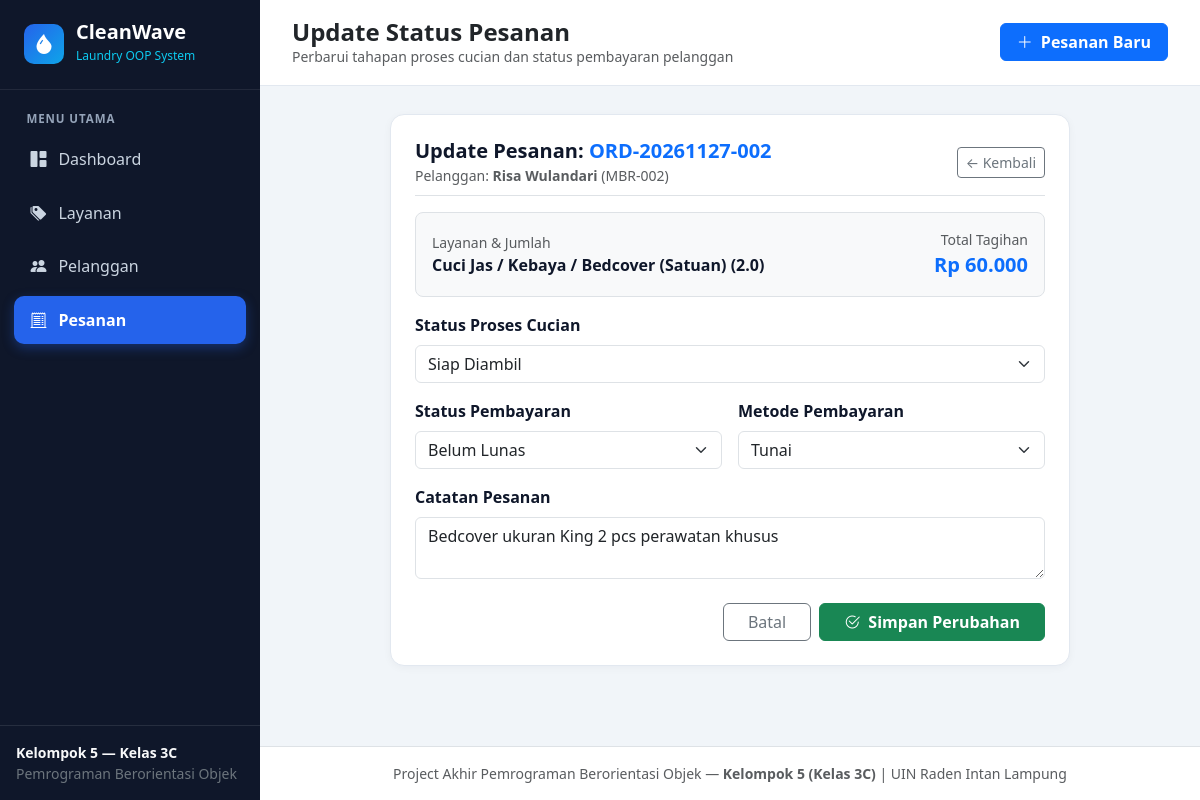
/index.php?page=edit&id=2, run on the app's committed database.
### tables this page shows
CREATE TABLE IF NOT EXISTS orders (
    id INT AUTO_INCREMENT PRIMARY KEY,
    order_code VARCHAR(25) NOT NULL UNIQUE,
    customer_id INT NOT NULL,
    staff_id INT NOT NULL,
    status ENUM('Diterima', 'Dicuci', 'Disetrika', 'Siap Diambil', 'Selesai') DEFAULT 'Diterima',
    total_amount DECIMAL(12,2) NOT NULL DEFAULT 0.00,
    notes TEXT,
    order_date DATETIME DEFAULT CURRENT_TIMESTAMP,
    FOREIGN KEY (customer_id) REFERENCES customers(id) ON DELETE RESTRICT,
    FOREIGN KEY (staff_id) REFERENCES staff(id) ON DELETE RESTRICT
);

CREATE TABLE IF NOT EXISTS customers (
    id INT AUTO_INCREMENT PRIMARY KEY,
    member_code VARCHAR(20) NOT NULL UNIQUE,
    name VARCHAR(100) NOT NULL,
    phone VARCHAR(20) NOT NULL,
    address TEXT NOT NULL,
    loyalty_points INT DEFAULT 0,
    created_at TIMESTAMP DEFAULT CURRENT_TIMESTAMP
);

CREATE TABLE IF NOT EXISTS services (
    id INT AUTO_INCREMENT PRIMARY KEY,
    service_code VARCHAR(20) NOT NULL UNIQUE,
    service_name VARCHAR(100) NOT NULL,
    service_type ENUM('kiloan', 'satuan', 'express') NOT NULL,
    base_price DECIMAL(10,2) NOT NULL,
    extra_info VARCHAR(150) DEFAULT NULL
);

CREATE TABLE IF NOT EXISTS order_items (
    id INT AUTO_INCREMENT PRIMARY KEY,
    order_id INT NOT NULL,
    service_id INT NOT NULL,
    quantity DECIMAL(8,2) NOT NULL,
    subtotal DECIMAL(12,2) NOT NULL,
    item_notes VARCHAR(255) DEFAULT NULL,
    FOREIGN KEY (order_id) REFERENCES orders(id) ON DELETE CASCADE,
    FOREIGN KEY (service_id) REFERENCES services(id) ON DELETE RESTRICT
);

CREATE TABLE IF NOT EXISTS payments (
    id INT AUTO_INCREMENT PRIMARY KEY,
    payment_code VARCHAR(25) NOT NULL UNIQUE,
    order_id INT NOT NULL UNIQUE,
    amount_paid DECIMAL(12,2) NOT NULL,
    payment_method ENUM('Tunai', 'QRIS', 'Transfer Bank') DEFAULT 'Tunai',
    payment_status ENUM('Belum Lunas', 'Lunas') DEFAULT 'Belum Lunas',
    paid_at DATETIME NULL,
    FOREIGN KEY (order_id) REFERENCES orders(id) ON DELETE CASCADE
);

### config/Database.php (called while the page is built, shortened)
<?php
class Database {
    private static ?Database $instance = null;
    private PDO $connection;
    private string $host = '127.0.0.1';
    private string $dbName = 'db_laundry_oop';
    private string $username = 'root';
    private string $password = '';
    private function __construct() {
        try {
            $dsn = "mysql:host={$this->host};dbname={$this->dbName};charset=utf8mb4";
            $this->connection = new PDO($dsn, $this->username, $this->password, [
                PDO::ATTR_ERRMODE => PDO::ERRMODE_EXCEPTION,
                PDO::ATTR_DEFAULT_FETCH_MODE => PDO::FETCH_ASSOC,
                PDO::ATTR_EMULATE_PREPARES => false,
            ]);
        } catch (PDOException $e) {
            throw new DatabaseConnectionException(
                "Gagal terhubung ke database MySQL: " . $e->getMessage(),
                (string)$e->getCode()
            );
        }
    }
    public static function getInstance(): Database {
        if (self::$instance === null) {
            self::$instance = new self();
        }
        return self::$instance;
    }
    public function getConnection(): PDO {
        return $this->connection;
    }
}

### controllers/OrderController.php (called while the page is built, shortened)
<?php
class OrderController {
    private PDO $db;
    public function __construct() {
        $this->db = Database::getInstance()->getConnection();
    }
    public function show(int $id): ?array {
        $stmt = $this->db->prepare(
            "SELECT o.*, c.name AS customer_name, c.member_code, p.payment_status, p.payment_method,
                    srv.service_name, srv.service_type, oi.quantity, oi.subtotal
             FROM orders o
             JOIN customers c ON o.customer_id = c.id
             LEFT JOIN payments p ON p.order_id = o.id
             LEFT JOIN order_items oi ON oi.order_id = o.id
             LEFT JOIN services srv ON oi.service_id = srv.id
             WHERE o.id = :id"
        );
        $stmt->execute([':id' => $id]);
        $row = $stmt->fetch();
        return $row ?: null;
    }
}

### views/orders/edit.php (the view, shortened to what this page needs)
<?php require __DIR__ . '/../layouts/header.php'; ?>
<div class="card-clean p-4 mx-auto" style="max-width: 680px;">
    <div class="d-flex justify-content-between align-items-center mb-3 pb-2 border-bottom">
        <div>
            <h5 class="fw-bold mb-0">Update Pesanan: <span class="text-primary"><?= htmlspecialchars($order['order_code']) ?></span></h5>
            <small class="text-muted">Pelanggan: <strong><?= htmlspecialchars($order['customer_name']) ?></strong> (<?= htmlspecialchars($order['member_code']) ?>)</small>
        </div>
        <a href="index.php?page=orders" class="btn btn-sm btn-outline-secondary">&larr; Kembali</a>
    </div>
    <div class="bg-light rounded-3 p-3 mb-3 border d-flex justify-content-between align-items-center">
        <div>
            <div class="small text-muted">Layanan & Jumlah</div>
            <div class="fw-semibold"><?= htmlspecialchars($order['service_name'] ?? '-') ?> (<?= number_format((float)$order['quantity'], 1) ?>)</div>
        </div>
        <div class="text-end">
            <div class="small text-muted">Total Tagihan</div>
            <div class="fs-5 fw-bold text-primary">Rp <?= number_format((float)$order['total_amount'], 0, ',', '.') ?></div>
        </div>
    </div>
    <form method="POST" action="index.php?page=update&id=<?= (int)$order['id'] ?>">
        <div class="mb-3">
            <label class="form-label fw-semibold">Status Proses Cucian</label>
            <select name="status" class="form-select">
                <?php foreach (['Diterima', 'Dicuci', 'Disetrika', 'Siap Diambil', 'Selesai'] as $st): ?>
                    <option value="<?= $st ?>" <?= ($order['status'] === $st) ? 'selected' : '' ?>><?= $st ?></option>
                <?php endforeach; ?>
            </select>
        </div>
        <div class="row g-3 mb-3">
            <div class="col-md-6">
                <label class="form-label fw-semibold">Status Pembayaran</label>
                <select name="payment_status" class="form-select">
                    <option value="Belum Lunas" <?= (($order['payment_status'] ?? '') === 'Belum Lunas') ? 'selected' : '' ?>>Belum Lunas</option>
                </select>
            </div>
            <div class="col-md-6">
                <label class="form-label fw-semibold">Metode Pembayaran</label>
                <select name="payment_method" class="form-select">
                    <?php foreach (['Tunai', 'QRIS', 'Transfer Bank'] as $pm): ?>
                        <option value="<?= $pm ?>" <?= (($order['payment_method'] ?? '') === $pm) ? 'selected' : '' ?>><?= $pm ?></option>
                    <?php endforeach; ?>
                </select>
            </div>
        </div>
        <div class="mb-4">
            <label class="form-label fw-semibold">Catatan Pesanan</label>
            <textarea name="notes" class="form-control" rows="2"><?= htmlspecialchars($order['notes'] ?? '') ?></textarea>
        </div>
        <div class="d-flex justify-content-end gap-2">
            <a href="index.php?page=orders" class="btn btn-outline-secondary px-4">Batal</a>
            <button type="submit" class="btn btn-success px-4 fw-semibold">
                <i class="bi bi-check2-circle me-1"></i> Simpan Perubahan
            </button>
        </div>
    </form>
</div>
<?php require __DIR__ . '/../layouts/footer.php'; ?>

### views/layouts/header.php (style rules this page uses)
:root { --sidebar-bg: #0f172a; --sidebar-hover: #1e293b; --primary-accent: #2563eb; --bg-canvas: #f1f5f9; }
body { background-color: var(--bg-canvas); font-family: 'Segoe UI', system-ui, -apple-system, sans-serif; color: #0f172a; min-height: 100vh; display: flex; }
.card-clean { background: #ffffff; border: 1px solid #e2e8f0; border-radius: 14px; box-shadow: 0 2px 8px rgba(15, 23, 42, 0.04); }

### data on the page
orders: order_code "ORD-20261127-002", customer.name "Risa Wulandari", customer.member_code "MBR-002", services.service_name "Cuci Jas / Kebaya / Bedcover (Satuan)", order_items.quantity "2.0", total_amount "60.000", status "Siap Diambil", notes "Bedcover ukuran King 2 pcs perawatan khusus"
payments: payment_status "Belum Lunas", payment_method "Tunai"

### other printed values
$activeTitle "Update Status Pesanan"
$activeSubtitle "Perbarui tahapan proses cucian dan status pembayaran pelanggan"
